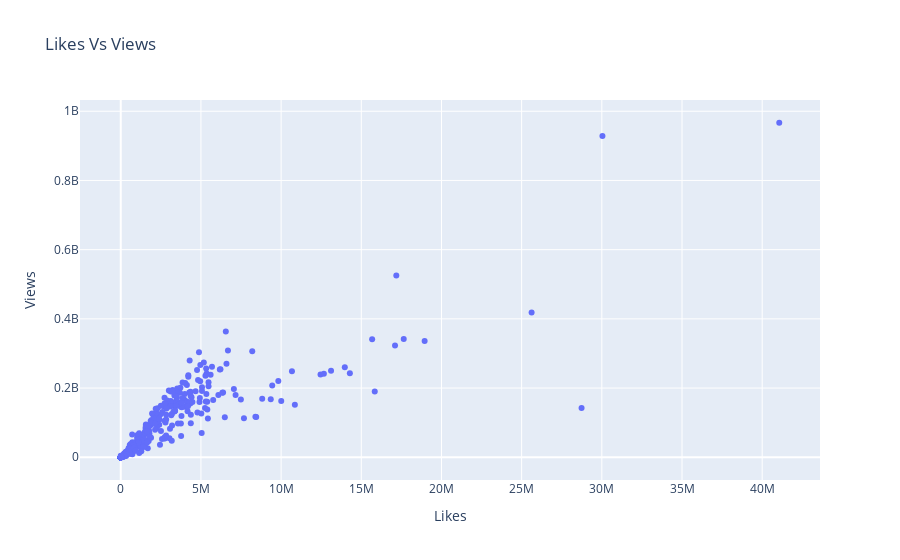

This figure's notebook cell:
### Code cell
px.scatter(df,x='Likes',y='Views',title = 'Likes Vs Views')

### Figure 1 — Plotly figure (JSON) as saved in the notebook; plotly's stock layout.template omitted (floating-point values rounded to 4 significant figures; data arrays with more than 128 entries replaced by an {"elided": "..."} marker saying what was removed)
{"data": [{"hovertemplate": "Likes=%{x}<br>Views=%{y}<extra></extra>", "legendgroup": "", "marker": {"color": "#636efa", "symbol": "circle"}, "mode": "markers", "name": "", "orientation": "v", "showlegend": false, "type": "scatter", "x": {"elided": "762 int values"}, "xaxis": "x", "y": {"elided": "762 int values"}, "yaxis": "y"}], "layout": {"legend": {"tracegroupgap": 0}, "title": {"text": "Likes Vs Views"}, "xaxis": {"anchor": "y", "domain": [0, 1], "title": {"text": "Likes"}}, "yaxis": {"anchor": "x", "domain": [0, 1], "title": {"text": "Views"}}}}
